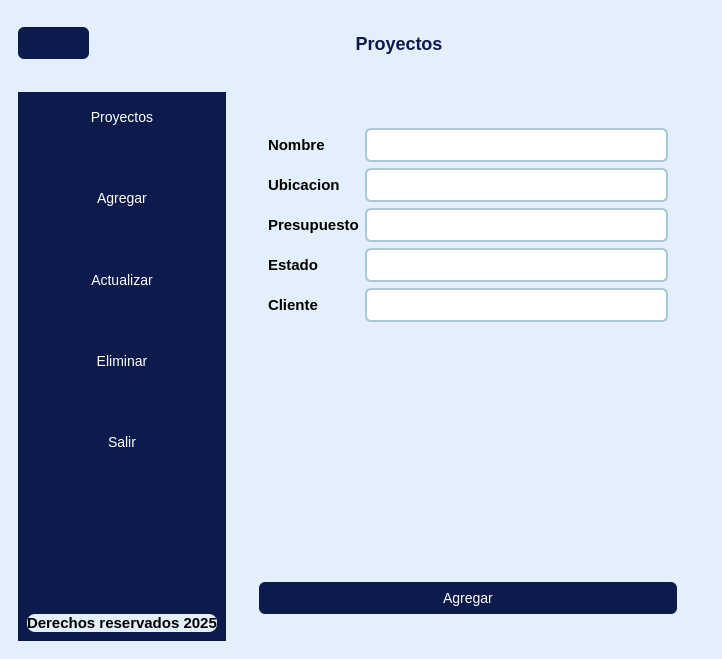
<?xml version="1.0" encoding="UTF-8"?>
<ui version="4.0">
 <class>MainWindow</class>
 <widget class="QMainWindow" name="MainWindow">
  <property name="geometry">
   <rect>
    <x>0</x>
    <y>0</y>
    <width>722</width>
    <height>659</height>
   </rect>
  </property>
  <property name="windowTitle">
   <string>MainWindow</string>
  </property>
  <property name="styleSheet">
   <string notr="true">/* ============================
   ======== GENERAL ===========
   ============================ */

QMainWindow {
    background-color: #E3EFFA; /* Fondo azul muy claro */
}

QFrame {
    background-color: #E3EFFA;
    border-radius: 8px;
}

QLabel {
    font-size: 15px;
    font-weight: bold;
}

QLineEdit {
    background-color: #ffffff;
    border: 2px solid #aac9d6;
    padding: 6px;
    border-radius: 6px;
    font-size: 14px;
    color: #0d1b4c;
}

QLineEdit:focus {
    border: 2px solid #3b6ea5;
    background-color: #ffffff;
}

/* ============================
   ======== BOTONES ===========
   ============================ */

QPushButton {
    background-color: #0d1b4c;
    color: white;
    padding: 8px 16px;
    border-radius: 6px;
    font-size: 14px;
}

QPushButton:hover {
    background-color: #152a78;
}

QPushButton:pressed {
    background-color: #0a1438;
}

/* ============================
   ===== MENÚ LATERAL =========
   ============================ */

#frame_botones_menu {
    background-color: #0d1b4c; /* Azul oscuro */
    border-radius: 0px;
}

#label_menu {
    color: #0d1b4c;
    font-size: 18px;
    font-weight: bold;
}

/* ============================
   === TABLAS (si usas) =======
   ============================ */

QTableWidget {
    background-color: #ffffff;
    border: 1px solid #aac9d6;
    gridline-color: #c1d7e3;
    font-size: 14px;
}

QHeaderView::section {
    background-color: #0d1b4c;
    color: white;
    padding: 6px;
    border: none;
    font-weight: bold;
}

/* ============================
   === PÁGINA DE DETALLES =====
   ============================ */

#page_detalle_proyecto {
    background-color: #CFE4FA; /* Fondo azul suave */
    border-radius: 8px;
}

/* LineEdit de detalles */

#nombre_detalles,
#ubicacion_detalles,
#cliente_detalles,
#presupuesto_detalles,
#estado_detalles,
#descripcion_detalles {
    background-color: #ffffff;
    border: 2px solid #aac9d6;
    padding: 6px;
    border-radius: 6px;
    font-size: 14px;
    color: #0d1b4c;
}

#nombre_detalles:focus,
#ubicacion_detalles:focus,
#cliente_detalles:focus,
#presupuesto_detalles:focus,
#estado_detalles:focus,
#descripcion_detalles:focus {
    border: 2px solid #3b6ea5;
}

</string>
  </property>
  <widget class="QWidget" name="centralwidget">
   <layout class="QVBoxLayout" name="verticalLayout" stretch="1,9">
    <item>
     <widget class="QFrame" name="frame_superior">
      <property name="frameShape">
       <enum>QFrame::StyledPanel</enum>
      </property>
      <property name="frameShadow">
       <enum>QFrame::Raised</enum>
      </property>
      <layout class="QHBoxLayout" name="horizontalLayout">
       <item>
        <widget class="QPushButton" name="boton_menu">
         <property name="maximumSize">
          <size>
           <width>200</width>
           <height>16777215</height>
          </size>
         </property>
         <property name="text">
          <string/>
         </property>
         <property name="icon">
          <iconset>
           <normaloff>../resources/imagenes/proyectos/menu.png</normaloff>../resources/imagenes/proyectos/menu.png</iconset>
         </property>
         <property name="iconSize">
          <size>
           <width>40</width>
           <height>40</height>
          </size>
         </property>
        </widget>
       </item>
       <item>
        <spacer name="horizontalSpacer">
         <property name="orientation">
          <enum>Qt::Horizontal</enum>
         </property>
         <property name="sizeHint" stdset="0">
          <size>
           <width>279</width>
           <height>20</height>
          </size>
         </property>
        </spacer>
       </item>
       <item>
        <widget class="QLabel" name="label_menu">
         <property name="minimumSize">
          <size>
           <width>200</width>
           <height>50</height>
          </size>
         </property>
         <property name="maximumSize">
          <size>
           <width>300</width>
           <height>50</height>
          </size>
         </property>
         <property name="font">
          <font>
           <pointsize>-1</pointsize>
           <weight>75</weight>
           <bold>true</bold>
          </font>
         </property>
         <property name="text">
          <string>Proyectos</string>
         </property>
         <property name="alignment">
          <set>Qt::AlignCenter</set>
         </property>
        </widget>
       </item>
       <item>
        <spacer name="horizontalSpacer_2">
         <property name="orientation">
          <enum>Qt::Horizontal</enum>
         </property>
         <property name="sizeHint" stdset="0">
          <size>
           <width>280</width>
           <height>20</height>
          </size>
         </property>
        </spacer>
       </item>
      </layout>
     </widget>
    </item>
    <item>
     <widget class="QFrame" name="frame_central">
      <property name="maximumSize">
       <size>
        <width>16777215</width>
        <height>16777215</height>
       </size>
      </property>
      <property name="frameShape">
       <enum>QFrame::StyledPanel</enum>
      </property>
      <property name="frameShadow">
       <enum>QFrame::Raised</enum>
      </property>
      <layout class="QHBoxLayout" name="horizontalLayout_2">
       <item>
        <widget class="QFrame" name="frame_botones_menu">
         <property name="minimumSize">
          <size>
           <width>0</width>
           <height>0</height>
          </size>
         </property>
         <property name="maximumSize">
          <size>
           <width>16777215</width>
           <height>16777215</height>
          </size>
         </property>
         <property name="frameShape">
          <enum>QFrame::StyledPanel</enum>
         </property>
         <property name="frameShadow">
          <enum>QFrame::Raised</enum>
         </property>
         <layout class="QVBoxLayout" name="verticalLayout_2">
          <item>
           <widget class="QPushButton" name="boton_proyectos">
            <property name="maximumSize">
             <size>
              <width>16777215</width>
              <height>16777215</height>
             </size>
            </property>
            <property name="text">
             <string>Proyectos</string>
            </property>
            <property name="icon">
             <iconset>
              <normaloff>../../../../.designer/resources/imagenes/proyectos/folder.png</normaloff>../../../../.designer/resources/imagenes/proyectos/folder.png</iconset>
            </property>
            <property name="iconSize">
             <size>
              <width>30</width>
              <height>40</height>
             </size>
            </property>
           </widget>
          </item>
          <item>
           <spacer name="verticalSpacer">
            <property name="orientation">
             <enum>Qt::Vertical</enum>
            </property>
            <property name="sizeHint" stdset="0">
             <size>
              <width>20</width>
              <height>40</height>
             </size>
            </property>
           </spacer>
          </item>
          <item>
           <widget class="QPushButton" name="boton_agregar">
            <property name="text">
             <string>Agregar</string>
            </property>
            <property name="icon">
             <iconset>
              <normaloff>../../../../.designer/resources/imagenes/proyectos/add.png</normaloff>../../../../.designer/resources/imagenes/proyectos/add.png</iconset>
            </property>
            <property name="iconSize">
             <size>
              <width>30</width>
              <height>40</height>
             </size>
            </property>
           </widget>
          </item>
          <item>
           <spacer name="verticalSpacer_2">
            <property name="orientation">
             <enum>Qt::Vertical</enum>
            </property>
            <property name="sizeHint" stdset="0">
             <size>
              <width>20</width>
              <height>40</height>
             </size>
            </property>
           </spacer>
          </item>
          <item>
           <widget class="QPushButton" name="boton_actualizar">
            <property name="text">
             <string>Actualizar</string>
            </property>
            <property name="icon">
             <iconset>
              <normaloff>../../../../.designer/resources/imagenes/proyectos/actualizar.png</normaloff>../../../../.designer/resources/imagenes/proyectos/actualizar.png</iconset>
            </property>
            <property name="iconSize">
             <size>
              <width>30</width>
              <height>40</height>
             </size>
            </property>
           </widget>
          </item>
          <item>
           <spacer name="verticalSpacer_3">
            <property name="orientation">
             <enum>Qt::Vertical</enum>
            </property>
            <property name="sizeHint" stdset="0">
             <size>
              <width>20</width>
              <height>40</height>
             </size>
            </property>
           </spacer>
          </item>
          <item>
           <widget class="QPushButton" name="boton_eliminar">
            <property name="text">
             <string>Eliminar</string>
            </property>
            <property name="icon">
             <iconset>
              <normaloff>../../../../.designer/resources/imagenes/proyectos/delete.png</normaloff>../../../../.designer/resources/imagenes/proyectos/delete.png</iconset>
            </property>
            <property name="iconSize">
             <size>
              <width>30</width>
              <height>40</height>
             </size>
            </property>
           </widget>
          </item>
          <item>
           <spacer name="verticalSpacer_4">
            <property name="orientation">
             <enum>Qt::Vertical</enum>
            </property>
            <property name="sizeHint" stdset="0">
             <size>
              <width>20</width>
              <height>40</height>
             </size>
            </property>
           </spacer>
          </item>
          <item>
           <widget class="QPushButton" name="boton_salir">
            <property name="text">
             <string>Salir</string>
            </property>
            <property name="icon">
             <iconset>
              <normaloff>../../../../.designer/resources/imagenes/proyectos/salir.png</normaloff>../../../../.designer/resources/imagenes/proyectos/salir.png</iconset>
            </property>
            <property name="iconSize">
             <size>
              <width>30</width>
              <height>40</height>
             </size>
            </property>
           </widget>
          </item>
          <item>
           <spacer name="verticalSpacer_5">
            <property name="orientation">
             <enum>Qt::Vertical</enum>
            </property>
            <property name="sizeHint" stdset="0">
             <size>
              <width>20</width>
              <height>150</height>
             </size>
            </property>
           </spacer>
          </item>
          <item>
           <widget class="QLabel" name="label">
            <property name="text">
             <string>Derechos reservados 2025</string>
            </property>
           </widget>
          </item>
         </layout>
        </widget>
       </item>
       <item>
        <widget class="QFrame" name="frame_paginas">
         <property name="frameShape">
          <enum>QFrame::StyledPanel</enum>
         </property>
         <property name="frameShadow">
          <enum>QFrame::Raised</enum>
         </property>
         <layout class="QHBoxLayout" name="horizontalLayout_3">
          <item>
           <widget class="QStackedWidget" name="stackedWidget">
            <property name="currentIndex">
             <number>1</number>
            </property>
            <widget class="QWidget" name="page_menu_proyectos">
             <layout class="QHBoxLayout" name="horizontalLayout_4">
              <item>
               <widget class="QFrame" name="frame">
                <property name="frameShape">
                 <enum>QFrame::StyledPanel</enum>
                </property>
                <property name="frameShadow">
                 <enum>QFrame::Raised</enum>
                </property>
                <layout class="QGridLayout" name="gridLayout_2">
                 <item row="1" column="0">
                  <widget class="QTableWidget" name="tabla_proyectos">
                   <column>
                    <property name="text">
                     <string>Nombre</string>
                    </property>
                   </column>
                   <column>
                    <property name="text">
                     <string>Estado</string>
                    </property>
                   </column>
                   <column>
                    <property name="text">
                     <string>Ir a</string>
                    </property>
                   </column>
                  </widget>
                 </item>
                 <item row="0" column="0">
                  <widget class="QPushButton" name="botonaccion_refrescar">
                   <property name="text">
                    <string/>
                   </property>
                   <property name="icon">
                    <iconset>
                     <normaloff>../resources/imagenes/proyectos/reloading.png</normaloff>../resources/imagenes/proyectos/reloading.png</iconset>
                   </property>
                   <property name="iconSize">
                    <size>
                     <width>45</width>
                     <height>45</height>
                    </size>
                   </property>
                  </widget>
                 </item>
                </layout>
               </widget>
              </item>
             </layout>
            </widget>
            <widget class="QWidget" name="page_agregar">
             <layout class="QVBoxLayout" name="verticalLayout_4">
              <item>
               <widget class="QFrame" name="frame_4">
                <property name="frameShape">
                 <enum>QFrame::StyledPanel</enum>
                </property>
                <property name="frameShadow">
                 <enum>QFrame::Raised</enum>
                </property>
                <layout class="QVBoxLayout" name="verticalLayout_5">
                 <item>
                  <widget class="QFrame" name="frame_agregar">
                   <property name="frameShape">
                    <enum>QFrame::StyledPanel</enum>
                   </property>
                   <property name="frameShadow">
                    <enum>QFrame::Raised</enum>
                   </property>
                   <layout class="QGridLayout" name="gridLayout">
                    <item row="0" column="0">
                     <widget class="QLabel" name="label_nombre">
                      <property name="text">
                       <string>Nombre</string>
                      </property>
                     </widget>
                    </item>
                    <item row="0" column="1">
                     <widget class="QLineEdit" name="nombre_agregar"/>
                    </item>
                    <item row="3" column="0">
                     <widget class="QLabel" name="label_estado">
                      <property name="text">
                       <string>Estado</string>
                      </property>
                     </widget>
                    </item>
                    <item row="2" column="1">
                     <widget class="QLineEdit" name="presupuesto_agregar"/>
                    </item>
                    <item row="4" column="1">
                     <widget class="QLineEdit" name="cliente_agregar"/>
                    </item>
                    <item row="1" column="0">
                     <widget class="QLabel" name="label_ubicacion">
                      <property name="text">
                       <string>Ubicacion</string>
                      </property>
                     </widget>
                    </item>
                    <item row="3" column="1">
                     <widget class="QLineEdit" name="estado_agregar"/>
                    </item>
                    <item row="4" column="0">
                     <widget class="QLabel" name="label_cliente">
                      <property name="text">
                       <string>Cliente</string>
                      </property>
                     </widget>
                    </item>
                    <item row="1" column="1">
                     <widget class="QLineEdit" name="ubicacion_agregar"/>
                    </item>
                    <item row="2" column="0">
                     <widget class="QLabel" name="label_presupuesto">
                      <property name="text">
                       <string>Presupuesto</string>
                      </property>
                     </widget>
                    </item>
                   </layout>
                  </widget>
                 </item>
                 <item>
                  <spacer name="verticalSpacer_6">
                   <property name="orientation">
                    <enum>Qt::Vertical</enum>
                   </property>
                   <property name="sizeHint" stdset="0">
                    <size>
                     <width>20</width>
                     <height>40</height>
                    </size>
                   </property>
                  </spacer>
                 </item>
                 <item>
                  <widget class="QPushButton" name="boton_agregar_agregar">
                   <property name="maximumSize">
                    <size>
                     <width>16777215</width>
                     <height>16777215</height>
                    </size>
                   </property>
                   <property name="text">
                    <string>Agregar</string>
                   </property>
                   <property name="icon">
                    <iconset>
                     <normaloff>../../../../.designer/resources/imagenes/proyectos/add.png</normaloff>../../../../.designer/resources/imagenes/proyectos/add.png</iconset>
                   </property>
                   <property name="iconSize">
                    <size>
                     <width>50</width>
                     <height>45</height>
                    </size>
                   </property>
                  </widget>
                 </item>
                </layout>
               </widget>
              </item>
             </layout>
            </widget>
            <widget class="QWidget" name="page_actualizar">
             <layout class="QHBoxLayout" name="horizontalLayout_6">
              <item>
               <widget class="QFrame" name="frame_2">
                <property name="frameShape">
                 <enum>QFrame::StyledPanel</enum>
                </property>
                <property name="frameShadow">
                 <enum>QFrame::Raised</enum>
                </property>
                <layout class="QVBoxLayout" name="verticalLayout_6">
                 <item>
                  <widget class="QFrame" name="frame_actualizar">
                   <property name="frameShape">
                    <enum>QFrame::StyledPanel</enum>
                   </property>
                   <property name="frameShadow">
                    <enum>QFrame::Raised</enum>
                   </property>
                   <layout class="QGridLayout" name="gridLayout_3">
                    <item row="3" column="0">
                     <widget class="QLabel" name="label_estado_ac">
                      <property name="text">
                       <string>Estado</string>
                      </property>
                     </widget>
                    </item>
                    <item row="3" column="1">
                     <widget class="QLineEdit" name="estado_actualizar"/>
                    </item>
                    <item row="0" column="0">
                     <widget class="QLabel" name="label_nombre_ac">
                      <property name="text">
                       <string>Nombre</string>
                      </property>
                     </widget>
                    </item>
                    <item row="1" column="1">
                     <widget class="QLineEdit" name="ubicacion_actualizar"/>
                    </item>
                    <item row="1" column="0">
                     <widget class="QLabel" name="label_ubicacion_ac">
                      <property name="text">
                       <string>Ubicacion</string>
                      </property>
                     </widget>
                    </item>
                    <item row="2" column="0">
                     <widget class="QLabel" name="label_presupuesto_ac">
                      <property name="text">
                       <string>Presupuesto</string>
                      </property>
                     </widget>
                    </item>
                    <item row="2" column="1">
                     <widget class="QLineEdit" name="presupuesto_actualizar"/>
                    </item>
                    <item row="0" column="1">
                     <widget class="QLineEdit" name="nombre_actualizar"/>
                    </item>
                    <item row="4" column="0">
                     <widget class="QLabel" name="label_cliente_ac">
                      <property name="text">
                       <string>Cliente</string>
                      </property>
                     </widget>
                    </item>
                    <item row="4" column="1">
                     <widget class="QLineEdit" name="cliente_actualizar"/>
                    </item>
                    <item row="0" column="2">
                     <widget class="QPushButton" name="boton_buscar_actualizar">
                      <property name="minimumSize">
                       <size>
                        <width>100</width>
                        <height>50</height>
                       </size>
                      </property>
                      <property name="maximumSize">
                       <size>
                        <width>100</width>
                        <height>50</height>
                       </size>
                      </property>
                      <property name="text">
                       <string/>
                      </property>
                      <property name="icon">
                       <iconset>
                        <normaloff>../resources/imagenes/proyectos/buscar.png</normaloff>../resources/imagenes/proyectos/buscar.png</iconset>
                      </property>
                      <property name="iconSize">
                       <size>
                        <width>50</width>
                        <height>45</height>
                       </size>
                      </property>
                     </widget>
                    </item>
                   </layout>
                  </widget>
                 </item>
                 <item>
                  <widget class="QPushButton" name="boton_actualizar_actualizar">
                   <property name="text">
                    <string>Actualizar</string>
                   </property>
                   <property name="icon">
                    <iconset>
                     <normaloff>../../../../.designer/resources/imagenes/proyectos/actualizar.png</normaloff>../../../../.designer/resources/imagenes/proyectos/actualizar.png</iconset>
                   </property>
                   <property name="iconSize">
                    <size>
                     <width>50</width>
                     <height>45</height>
                    </size>
                   </property>
                  </widget>
                 </item>
                </layout>
               </widget>
              </item>
             </layout>
            </widget>
            <widget class="QWidget" name="page_eliminar">
             <layout class="QHBoxLayout" name="horizontalLayout_8">
              <item>
               <widget class="QFrame" name="frame_3">
                <property name="frameShape">
                 <enum>QFrame::StyledPanel</enum>
                </property>
                <property name="frameShadow">
                 <enum>QFrame::Raised</enum>
                </property>
                <layout class="QVBoxLayout" name="verticalLayout_3">
                 <item>
                  <widget class="QFrame" name="frame_eliminar">
                   <property name="frameShape">
                    <enum>QFrame::StyledPanel</enum>
                   </property>
                   <property name="frameShadow">
                    <enum>QFrame::Raised</enum>
                   </property>
                   <layout class="QGridLayout" name="gridLayout_4">
                    <item row="0" column="0">
                     <widget class="QLabel" name="label_nombre_e">
                      <property name="text">
                       <string>Nombre</string>
                      </property>
                     </widget>
                    </item>
                    <item row="2" column="0">
                     <widget class="QLabel" name="label_presupuesto_e">
                      <property name="text">
                       <string>Presupuesto</string>
                      </property>
                     </widget>
                    </item>
                    <item row="1" column="1">
                     <widget class="QLineEdit" name="ubicacion_eliminar"/>
                    </item>
                    <item row="0" column="1">
                     <widget class="QLineEdit" name="nombre_eliminar"/>
                    </item>
                    <item row="1" column="0">
                     <widget class="QLabel" name="label_ubicacion_e">
                      <property name="text">
                       <string>Ubicacion</string>
                      </property>
                     </widget>
                    </item>
                    <item row="3" column="1">
                     <widget class="QLineEdit" name="estado_eliminar"/>
                    </item>
                    <item row="4" column="1">
                     <widget class="QLineEdit" name="cliente_eliminar"/>
                    </item>
                    <item row="3" column="0">
                     <widget class="QLabel" name="label_estado_e">
                      <property name="text">
                       <string>Estado</string>
                      </property>
                     </widget>
                    </item>
                    <item row="4" column="0">
                     <widget class="QLabel" name="label_cliente_e">
                      <property name="text">
                       <string>Cliente</string>
                      </property>
                     </widget>
                    </item>
                    <item row="2" column="1">
                     <widget class="QLineEdit" name="presupuesto_eliminar"/>
                    </item>
                    <item row="0" column="2">
                     <widget class="QPushButton" name="boton_buscar_eliminar">
                      <property name="text">
                       <string/>
                      </property>
                      <property name="icon">
                       <iconset>
                        <normaloff>../resources/imagenes/proyectos/buscar.png</normaloff>../resources/imagenes/proyectos/buscar.png</iconset>
                      </property>
                      <property name="iconSize">
                       <size>
                        <width>50</width>
                        <height>45</height>
                       </size>
                      </property>
                     </widget>
                    </item>
                   </layout>
                  </widget>
                 </item>
                 <item>
                  <widget class="QPushButton" name="boton_eliminar_eliminar">
                   <property name="text">
                    <string>Eliminar</string>
                   </property>
                   <property name="icon">
                    <iconset>
                     <normaloff>../../../../.designer/resources/imagenes/proyectos/delete.png</normaloff>../../../../.designer/resources/imagenes/proyectos/delete.png</iconset>
                   </property>
                   <property name="iconSize">
                    <size>
                     <width>50</width>
                     <height>45</height>
                    </size>
                   </property>
                  </widget>
                 </item>
                </layout>
               </widget>
              </item>
             </layout>
            </widget>
            <widget class="QWidget" name="page_detalle_proyecto">
             <layout class="QHBoxLayout" name="horizontalLayout_10">
              <item>
               <widget class="QFrame" name="frame_detalles_proyecto">
                <property name="frameShape">
                 <enum>QFrame::StyledPanel</enum>
                </property>
                <property name="frameShadow">
                 <enum>QFrame::Raised</enum>
                </property>
                <layout class="QVBoxLayout" name="verticalLayout_7">
                 <item>
                  <widget class="QFrame" name="frame_detalles_proyecto_2">
                   <property name="frameShape">
                    <enum>QFrame::StyledPanel</enum>
                   </property>
                   <property name="frameShadow">
                    <enum>QFrame::Raised</enum>
                   </property>
                   <layout class="QGridLayout" name="gridLayout_5">
                    <item row="0" column="2">
                     <widget class="QLabel" name="nombre_detalles">
                      <property name="text">
                       <string/>
                      </property>
                     </widget>
                    </item>
                    <item row="1" column="2">
                     <widget class="QLabel" name="ubicacion_detalles">
                      <property name="text">
                       <string/>
                      </property>
                     </widget>
                    </item>
                    <item row="4" column="0">
                     <widget class="QLabel" name="label_11">
                      <property name="text">
                       <string>Cliente:</string>
                      </property>
                     </widget>
                    </item>
                    <item row="2" column="0">
                     <widget class="QLabel" name="label_9">
                      <property name="text">
                       <string>Presupuesto:</string>
                      </property>
                     </widget>
                    </item>
                    <item row="1" column="0">
                     <widget class="QLabel" name="label_8">
                      <property name="text">
                       <string>Ubicacion:</string>
                      </property>
                     </widget>
                    </item>
                    <item row="3" column="0">
                     <widget class="QLabel" name="label_10">
                      <property name="text">
                       <string>Estado:</string>
                      </property>
                     </widget>
                    </item>
                    <item row="0" column="0">
                     <widget class="QLabel" name="label_7">
                      <property name="text">
                       <string>Nombre:</string>
                      </property>
                     </widget>
                    </item>
                    <item row="2" column="2">
                     <widget class="QLabel" name="presupuesto_detalles">
                      <property name="text">
                       <string/>
                      </property>
                     </widget>
                    </item>
                    <item row="3" column="2">
                     <widget class="QLabel" name="estado_detalles">
                      <property name="text">
                       <string/>
                      </property>
                     </widget>
                    </item>
                    <item row="4" column="2">
                     <widget class="QLabel" name="cliente_detalles">
                      <property name="text">
                       <string/>
                      </property>
                     </widget>
                    </item>
                   </layout>
                  </widget>
                 </item>
                 <item>
                  <widget class="QPushButton" name="boton_regresar">
                   <property name="text">
                    <string>Regresar</string>
                   </property>
                   <property name="icon">
                    <iconset>
                     <normaloff>../resources/imagenes/proyectos/exit.png</normaloff>../resources/imagenes/proyectos/exit.png</iconset>
                   </property>
                   <property name="iconSize">
                    <size>
                     <width>30</width>
                     <height>30</height>
                    </size>
                   </property>
                  </widget>
                 </item>
                </layout>
               </widget>
              </item>
             </layout>
            </widget>
           </widget>
          </item>
         </layout>
        </widget>
       </item>
      </layout>
     </widget>
    </item>
   </layout>
  </widget>
 </widget>
 <resources/>
 <connections/>
</ui>
